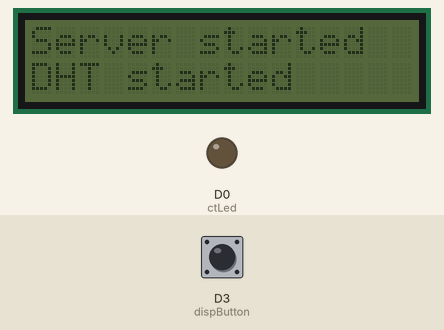
Recording of a sketch running on a simulated ESP8266 (NodeMCU). Shown: 16×2 character LCD, output pins drawn as LEDs (lit = HIGH). The inputs (shaded band) are chosen by the test bench; at power-on: D3 (dispButton) HIGH. WiFi joins after 1.5 s; servers stay silent unless stated; not simulated (calls return 0 or success): arduino_secrets.h; what the sketch prints to the serial monitor is not drawn.

Above: at 4.4 s.
4.5 s: D3 (dispButton) pulled LOW for 0.15 s
At 6.2 s:
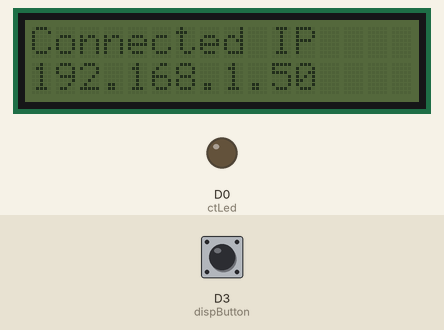
6.6 s: D3 (dispButton) pulled LOW for 3.2 s
At 7.1 s:
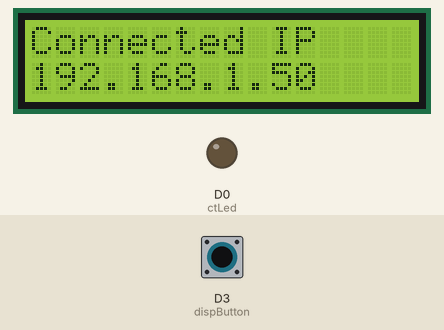
Timing chart, 0 to 9.6 s (numbered marks = the images above; inputs shaded):
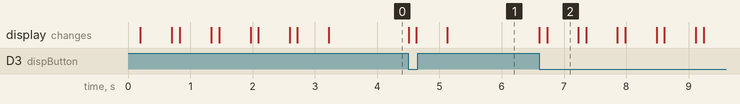

Measured:
- after the input at 4.5 s, the display: first changes at once (image 1 shows a later state)
- after the input at 6.6 s, the display: first changes at once (image 2 shows a later state)
- what the display in image 2 shows lasts 0.5 s, from 6.7 s to 7.2 s

The sketch:

web_server_01.ino
```cpp
#include "arduino_secrets.h"

#include <LiquidCrystal_I2C.h>
#include <ESP8266WiFi.h>
#include <ESP8266WebServer.h>
#include <DHT.h>
//#include <DHT_U.h>

#include "homepage.h"

LiquidCrystal_I2C lcd(0x27,16,2);  // set the LCD address to 0x27 (the other is 0x3F but not my board) for a 16 chars and 2 line display
const int ctLed = D0;
const int dispButton = D3;

const char *ssid = "lorenzo_work24"; // Write here your router's username
const char *password = "f3d3r1c0";   // Write here your router's passward

const int DHTPIN = D5;     // Digital pin connected to the DHT sensor

ESP8266WebServer server(80);
DHT dht(DHTPIN, DHT22);

void lcdMex(String line1, String line2) {
  lcd.backlight();
  lcd.clear();
  delay(100); // give time to switch on
  if (line1 !="") {
    lcd.setCursor(0,0);
    lcd.print(line1);
  }
  if (line2 !="") {
    lcd.setCursor(0,1);
    lcd.print(line2);
  }
  delay(500);
  lcd.noBacklight();
}

void dispWiFiConfig() {
  lcdMex("Connected IP",WiFi.localIP().toString());
}

// server pages
void handleRoot() {
  digitalWrite(ctLed,HIGH);
  server.send(200, "text/html", home_page);
  digitalWrite(ctLed,LOW);
}

void handleHumidity() {
  digitalWrite(ctLed,HIGH);
  float humidity = dht.readHumidity();
  server.send(200, "text/plain", String(humidity));
  digitalWrite(ctLed,LOW);
}

void handleTemperature() {
  digitalWrite(ctLed,HIGH);
  float temperature = dht.readTemperature();
  server.send(200, "text/plain", String(temperature));
  digitalWrite(ctLed,LOW);
}

void setup() {
  Serial.begin(9600);
  Serial.println("xx");
  Serial.println("xx");

  lcd.init();
  lcd.clear();
  lcd.noBacklight();      // Make sure backlight is off

  pinMode(ctLed,OUTPUT);
  digitalWrite(ctLed, LOW);

  pinMode(dispButton, INPUT_PULLUP);

  WiFi.begin(ssid, password);
  while (WiFi.status() != WL_CONNECTED) {
    lcdMex("Attempting to","connect to WiFi");
  }
  dispWiFiConfig();
  // prepare the web server
  server.on("/", handleRoot);
  server.on("/getHumidity", handleHumidity);
  server.on("/getTemperature", handleTemperature);
  server.begin();
  dht.begin();
  lcdMex("Server started","DHT started");
}

void loop() {
  int x = digitalRead(dispButton);
  //lcdMex("Button is", String(x));
  if ( x == LOW) {
    dispWiFiConfig();
  }
  server.handleClient();
}
```

homepage.h
```cpp
const char home_page[] PROGMEM = R"=====(
<html>

<head>
    <meta http-equiv="content-type" content="text/html;charset=UTF-8">
    <meta name="viewport" content="width=device-width, initial-scale=1">
    <link rel="stylesheet" href="https://maxcdn.bootstrapcdn.com/bootstrap/3.4.1/css/bootstrap.min.css">
    <script src="https://ajax.googleapis.com/ajax/libs/jquery/3.3.1/jquery.min.js"></script>
    <script language=javascript>
        $(document).ready(function () {
            function updateHumidity() {
                $.ajax({
                    url: '/getHumidity',
                    method: 'GET',
                    success: function (data) {
                        $('#humidity').text(data);
                    },
                    error: function () {
                        $('#humidity').text('Error fetching humidity data');
                    }
                });
            }
            function updateTemperature() {
                $.ajax({
                    url: '/getTemperature',
                    method: 'GET',
                    success: function (data) {
                        $('#temperature').text(data);
                    },
                    error: function () {
                        $('#temperature').text('Error fetching temperature data');
                    }
                });
            }

            // Initial call
            updateHumidity();
            updateTemperature();
            setInterval(updateHumidity, 10000);
            setInterval(updateTemperature, 11000);
        });

    </script>
    <title>Moisture and temperature</title>
</head>

<body>
    <div class="container">
        <h1>Humidity</h1>
        <H2 id="humidity">A</H2>
        <h1>Temperature</h1>
        <h2 id="temperature">B</h2>

    </div>
</body>

</html>
)=====";
```
